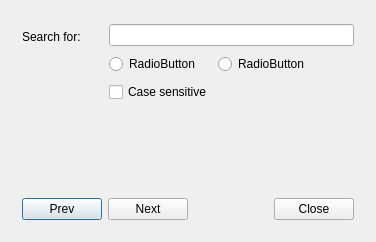
<?xml version="1.0" encoding="UTF-8"?>
<ui version="4.0">
 <class>Dialog</class>
 <widget class="QDialog" name="Dialog">
  <property name="geometry">
   <rect>
    <x>0</x>
    <y>0</y>
    <width>376</width>
    <height>242</height>
   </rect>
  </property>
  <property name="windowTitle">
   <string>Dialog</string>
  </property>
  <layout class="QGridLayout" name="gridLayout">
   <item row="1" column="0" rowspan="2">
    <spacer name="verticalSpacer_2">
     <property name="orientation">
      <enum>Qt::Vertical</enum>
     </property>
     <property name="sizeHint" stdset="0">
      <size>
       <width>20</width>
       <height>40</height>
      </size>
     </property>
    </spacer>
   </item>
   <item row="2" column="1">
    <spacer name="verticalSpacer">
     <property name="orientation">
      <enum>Qt::Vertical</enum>
     </property>
     <property name="sizeHint" stdset="0">
      <size>
       <width>20</width>
       <height>40</height>
      </size>
     </property>
    </spacer>
   </item>
   <item row="3" column="0" colspan="2">
    <widget class="QWidget" name="widget" native="true">
     <layout class="QHBoxLayout" name="horizontalLayout">
      <item>
       <widget class="QPushButton" name="pushButton">
        <property name="text">
         <string>Prev</string>
        </property>
       </widget>
      </item>
      <item>
       <widget class="QPushButton" name="pushButton_2">
        <property name="text">
         <string>Next</string>
        </property>
       </widget>
      </item>
      <item>
       <spacer name="horizontalSpacer">
        <property name="orientation">
         <enum>Qt::Horizontal</enum>
        </property>
        <property name="sizeHint" stdset="0">
         <size>
          <width>40</width>
          <height>20</height>
         </size>
        </property>
       </spacer>
      </item>
      <item>
       <widget class="QPushButton" name="closeButton">
        <property name="text">
         <string>Close</string>
        </property>
       </widget>
      </item>
     </layout>
    </widget>
   </item>
   <item row="0" column="0">
    <widget class="QWidget" name="widget_2" native="true">
     <layout class="QVBoxLayout" name="verticalLayout">
      <item>
       <widget class="QLabel" name="label">
        <property name="maximumSize">
         <size>
          <width>60</width>
          <height>16777215</height>
         </size>
        </property>
        <property name="text">
         <string>Search for:</string>
        </property>
       </widget>
      </item>
     </layout>
    </widget>
   </item>
   <item row="0" column="1" rowspan="2">
    <widget class="QWidget" name="widget_4" native="true">
     <property name="minimumSize">
      <size>
       <width>0</width>
       <height>104</height>
      </size>
     </property>
     <layout class="QGridLayout" name="gridLayout_2">
      <item row="3" column="3">
       <spacer name="horizontalSpacer_2">
        <property name="orientation">
         <enum>Qt::Horizontal</enum>
        </property>
        <property name="sizeHint" stdset="0">
         <size>
          <width>40</width>
          <height>20</height>
         </size>
        </property>
       </spacer>
      </item>
      <item row="4" column="1">
       <widget class="QCheckBox" name="checkBox">
        <property name="text">
         <string>Case sensitive</string>
        </property>
       </widget>
      </item>
      <item row="3" column="1">
       <widget class="QRadioButton" name="radioButton">
        <property name="text">
         <string>RadioButton</string>
        </property>
       </widget>
      </item>
      <item row="3" column="2">
       <widget class="QRadioButton" name="radioButton_2">
        <property name="text">
         <string>RadioButton</string>
        </property>
       </widget>
      </item>
      <item row="0" column="1" colspan="3">
       <widget class="QLineEdit" name="searchText"/>
      </item>
     </layout>
    </widget>
   </item>
  </layout>
 </widget>
 <layoutdefault spacing="6" margin="11"/>
 <resources/>
 <connections/>
</ui>
